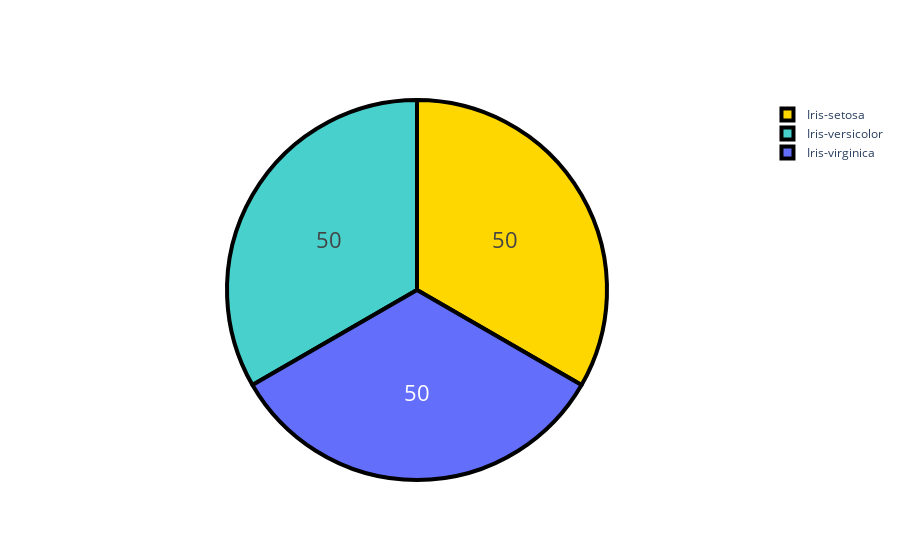

Notebook cell for this chart:
### Code cell
# visualizing distrubution of target feature
colors = ['gold', 'mediumturquoise','orange']
fig = go.Figure(data = [go.Pie(labels = ['Iris-setosa', 'Iris-versicolor', 'Iris-virginica'] ,
                             values = [len(df[df['Class'] == 'Iris-setosa']),len(df[df['Class'] == 'Iris-versicolor']),
                                       len(df[df['Class'] == 'Iris-virginica'])])])
fig.update_traces(hoverinfo = 'label+percent', textinfo = 'value', textfont_size = 22,
                  marker = dict(colors = ['gold', 'mediumturquoise'], line = dict(color='#000000', width = 4)))
fig.show()

# Conclusion: Data is balanced with respect to target feature

### Figure 1 — Plotly figure (JSON) as saved in the notebook; plotly's stock layout.template omitted (floating-point values rounded to 4 significant figures)
{"data": [{"hoverinfo": "label+percent", "labels": ["Iris-setosa", "Iris-versicolor", "Iris-virginica"], "marker": {"colors": ["gold", "mediumturquoise"], "line": {"color": "#000000", "width": 4}}, "textfont": {"size": 22}, "textinfo": "value", "type": "pie", "values": [50, 50, 50]}], "layout": {}}
